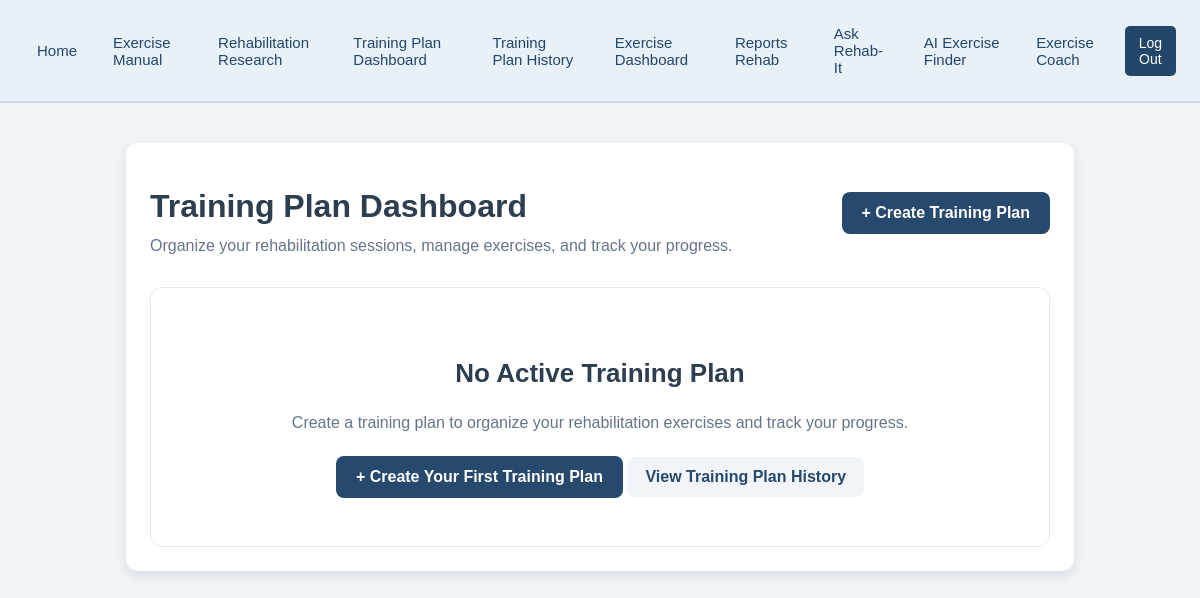
/training_plan_dashboard/ (signed in), run on an earlier commit of the app's database.
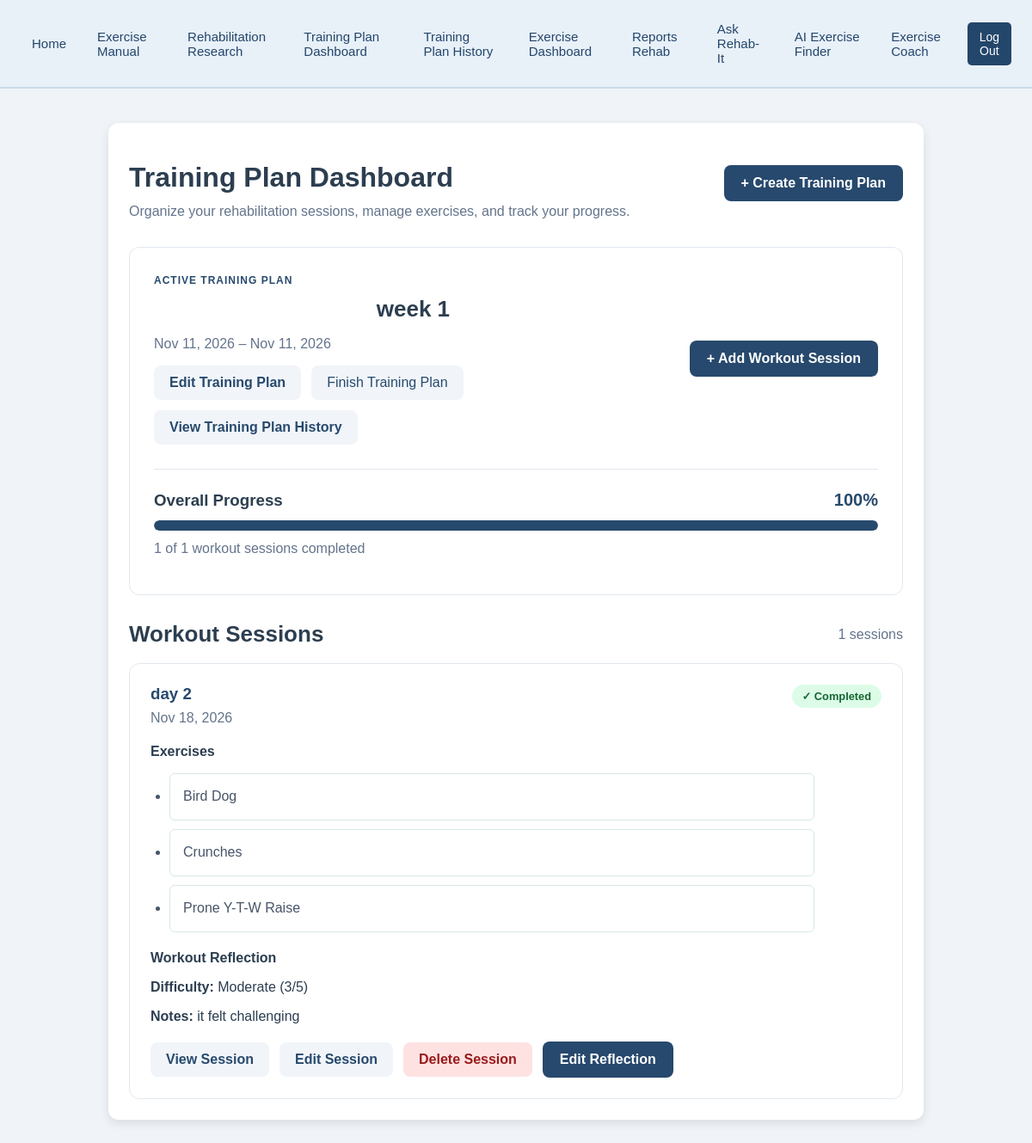
And on a later commit of the database.
### rehab/models.py (models this page shows, shortened)
class TrainingPlan(models.Model):
    training_plan_id = models.AutoField(primary_key=True)
    account = models.ForeignKey(
        settings.AUTH_USER_MODEL,
        on_delete=models.CASCADE,
        null=True,
        blank=True,
        related_name="rehab_training_plans"
    )
    name = models.CharField(max_length=100)
    start_date = models.DateField()
    end_date = models.DateField()
    active = models.BooleanField(default=True)
    user_id = models.ForeignKey(User, on_delete=models.CASCADE)
    workout_sessions = models.ManyToManyField(WorkoutSession)
    class Meta:
        ordering = ["-start_date"]
        constraints = [
            models.UniqueConstraint(
                fields=["user_id", "name", "start_date"],
                name="unique_user_training_plan"
            )
        ]

class WorkoutSession(models.Model):
    workout_session_id = models.AutoField(primary_key=True)
    name = models.CharField(max_length=100, default="")
    date = models.DateField()
    completed = models.BooleanField(default=False)
    difficulty_rating = models.PositiveSmallIntegerField(
        choices=[
            (1, "Very Easy"),
            (2, "Easy"),
            (3, "Moderate"),
            (4, "Difficult"),
            (5, "Very Difficult"),
        ],
        null=True,
        blank=True
    )
    reflection_notes = models.TextField(
        blank=True,
        default=""
    )
    exercises = models.ManyToManyField(Exercise)
    class Meta:
        ordering = ["-date"]
        constraints = [
            models.UniqueConstraint(
                fields=["name", "date"],
                name="unique_workout_session_date"
            )
        ]

class Exercise(models.Model):
    exercise_id = models.AutoField(primary_key=True)
    name = models.CharField(max_length=100)
    description = models.TextField()
    difficulty = models.IntegerField()
    class Meta:
        ordering = ["name"]
        constraints = [
            models.UniqueConstraint(
                fields=["name", "difficulty"],
                name="unique_exercise_difficulty"
            )
        ]

### rehab/views.py (the view)
# urls.py: path("training_plan_dashboard/", TrainingPlanDashboardView.as_view(), name="training_plan_dashboard"),
class TrainingPlanDashboardView(LoginRequiredMixin, View):
    def get(self, request):
        plan = TrainingPlan.objects.filter(
            account=request.user,
            active=True
        ).order_by("-start_date").first()
        if plan:
            sessions = plan.workout_sessions.all()
        else:
            sessions = []
        totalCount = len(sessions)
        completedCount = 0
        for session in sessions:
            if session.completed:
                completedCount += 1
        if totalCount > 0:
            percentComplete = int(completedCount / totalCount * 100)
        else:
            percentComplete = 0
        context = {
            "plan": plan,
            "sessions": sessions,
            "completedCount": completedCount,
            "totalCount": totalCount,
            "percentComplete": percentComplete,
        }
        return render(
            request,
            "rehab/training_plan_dashboard.html",
            context
        )

### templates/rehab/training_plan_dashboard.html (shortened to what the changed rows need)
{% extends "rehab/base.html" %}
{% block rehab_content %}
<div class="training-dashboard">
    <div class="training-header">
        <div>
            <h1>Training Plan Dashboard</h1>
        </div>
    </div>
    {% if plan %}
        <div class="training-card">
            <div class="training-plan-header">
                <div>
                    <span class="training-label">
                        ACTIVE TRAINING PLAN
                    </span>
                    <h2>{{ plan.name }}</h2>
                    <p class="training-dates">
                        {{ plan.start_date|date:"M d, Y" }}
                        –
                        {{ plan.end_date|date:"M d, Y" }}
                    </p>
                    <div class="training-plan-actions">
                        <a href="{% url 'training_plan_edit' plan.pk %}"
                           class="training-secondary-btn">
                            Edit Training Plan
                        </a>
                        <form method="post"
                              action="{% url 'training_plan_finish' plan.pk %}">
                            <button type="submit"
                                    class="training-secondary-btn"
                                    onclick="return confirm('Finish this training plan and move it to history?');">
                                Finish Training Plan
                            </button>
                        </form>
                        <a href="{% url 'training_plan_history' %}"
                           class="training-secondary-btn">
                            View Training Plan History
                        </a>
                    </div>
                </div>
                <a href="{% url 'workout_session_create' plan.pk %}"
                   class="training-btn">
                    + Add Workout Session
                </a>
            </div>
            <div class="training-progress">
                <div class="training-progress-heading">
                    <h3>Overall Progress</h3>
                    <strong>{{ percentComplete }}%</strong>
                </div>
                <div class="training-progress-track"
                     role="progressbar"
                     aria-label="Training plan completion"
                     aria-valuenow="{{ percentComplete }}"
                     aria-valuemin="0"
                     aria-valuemax="100">
                    <div class="training-progress-fill"
                         style="width: {{ percentComplete }}%;">
                    </div>
                </div>
                <p>
                    {{ completedCount }} of {{ totalCount }}
                    workout sessions completed
                </p>
            </div>
        </div>
        <div class="training-sessions-header">
            <h2>Workout Sessions</h2>
            <span>{{ totalCount }} sessions</span>
        </div>
        <div class="training-session-list">
            {% for session in sessions %}
                <div class="training-session-card">
                    <div class="training-session-top">
                        <div>
                            <h3>
                                <a href="{% url 'workout_session_detail' session.pk %}">
                                    {{ session.name }}
                                </a>
                            </h3>
                            <p class="training-session-date">
                                {{ session.date|date:"M d, Y" }}
                            </p>
                        </div>
                        {% if session.completed %}
                            <span class="training-status completed">
                                ✓ Completed
                            </span>
                        {% else %}
                            <span class="training-status pending">
                                Not Completed
                            </span>
                        {% endif %}
                    </div>
                    <div class="training-session-exercises">
                        <h4>Exercises</h4>
                        <ul>
                            {% for exercise in session.exercises.all %}
                                <li>{{ exercise.name }}</li>
                            {% empty %}
                                <li>No exercises added yet.</li>
                            {% endfor %}
                        </ul>
                    </div>
                    {% if session.completed %}
                        {% if session.difficulty_rating or session.reflection_notes %}
                            <div class="training-session-exercises">
                                <h4>Workout Reflection</h4>
                                {% if session.difficulty_rating %}
                                    <p>
                                        <strong>Difficulty:</strong>
                                        {{ session.get_difficulty_rating_display }}
                                        ({{ session.difficulty_rating }}/5)
                                    </p>
                                {% endif %}
                                {% if session.reflection_notes %}
                                    <p>
                                        <strong>Notes:</strong>
                                        {{ session.reflection_notes|linebreaksbr }}
                                    </p>
                                {% endif %}
                            </div>
                        {% endif %}
                    {% endif %}
                    <div class="training-session-actions">
                        <a href="{% url 'workout_session_detail' session.pk %}"
                           class="training-secondary-btn">
                            View Session
                        </a>
                        <a href="{% url 'workout_session_edit' plan.pk session.pk %}"
                           class="training-secondary-btn">
                            Edit Session
                        </a>
                        <a href="{% url 'workout_session_delete' plan.pk session.pk %}"
                           class="training-delete-btn">
                            Delete Session
                        </a>
                        {% if session.completed %}
                            <a href="{% url 'workout_reflection' session.pk %}"
                               class="training-btn">
                                {% if session.difficulty_rating or session.reflection_notes %}
                                    Edit Reflection
                                {% else %}
                                    + Add Reflection
                                {% endif %}
                            </a>
                        {% endif %}
                    </div>
                </div>
            {% endfor %}
        </div>
    {% else %}
        <div class="training-empty-state">
            <h2>No Active Training Plan</h2>
            <p>
                Create a training plan to organize
                your rehabilitation exercises
                and track your progress.
            </p>
            <a href="{% url 'training_plan_create' %}"
               class="training-btn">
                + Create Your First Training Plan
            </a>
            <a href="{% url 'training_plan_history' %}"
               class="training-secondary-btn">
                View Training Plan History
            </a>
        </div>
    {% endif %}
</div>
{% endblock %}

What changed in the data, as far as the page shows it:
added TrainingPlan: name "week 1", start_date "Nov 11, 2026", end_date "Nov 11, 2026"
added WorkoutSession: name "day 2", date "Nov 18, 2026", completed "✓ Completed", difficulty_rating "Moderate", difficulty_rating "3", reflection_notes "it felt challenging"
now on this page (row unchanged): Exercise: name "Bird Dog"
now on this page (row unchanged): Exercise: name "Crunches"
now on this page (row unchanged): Exercise: name "Prone Y-T-W Raise"
Also different on the page:
{{ percentComplete }}: (not shown) → "100"
{{ completedCount }}: (not shown) → "1"
{{ totalCount }}: (not shown) → "1"
text no longer shown: "No Active Training Plan Create a training plan to organize your rehabilitation exercises and track your progress. + Create Your First Training Plan"
text now shown: "ACTIVE TRAINING PLAN – Edit Training Plan Finish Training Plan + Add Workout Session Overall Progress % of workout sessions completed Workout Sessions sessions"
